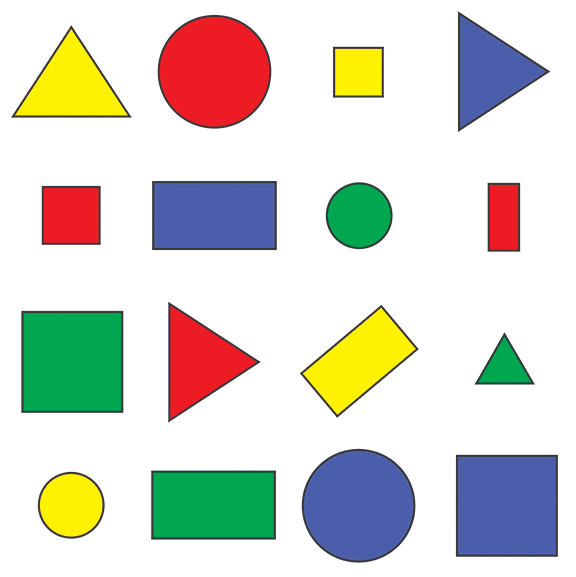
#> input picture Resources/shapes.png, 576 x 577 px, found by its file name
$ python chapter3.py
#> lines starting #> are read from the running program, lines starting #| are printed output that depends on the picture
import cv2
import numpy as np

img = cv2.imread("OpenCV/Resources/shapes.png")
#> img is the input picture: shape (577, 576, 3); mean B, G, R 205.1, 214.3, 214.2
print(img.shape)
#| (577, 576, 3)

imgResize = cv2.resize(img,(1154,1152))
print(imgResize.shape)
#| (1152, 1154, 3)

imgCropped = img[0:499,200:499]
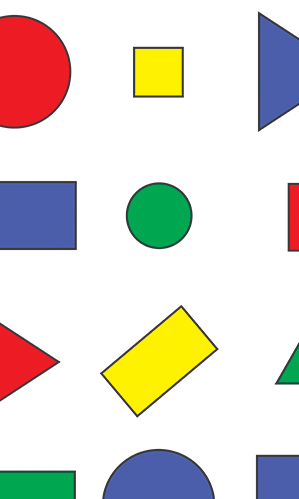
#> imgCropped: shape (499, 299, 3); mean B, G, R 209, 216.8, 222.3

cv2.imshow("Image",img)
cv2.imshow("Image Resize",imgResize)
cv2.imshow("Image Cropped",imgCropped)

cv2.waitKey(0)
